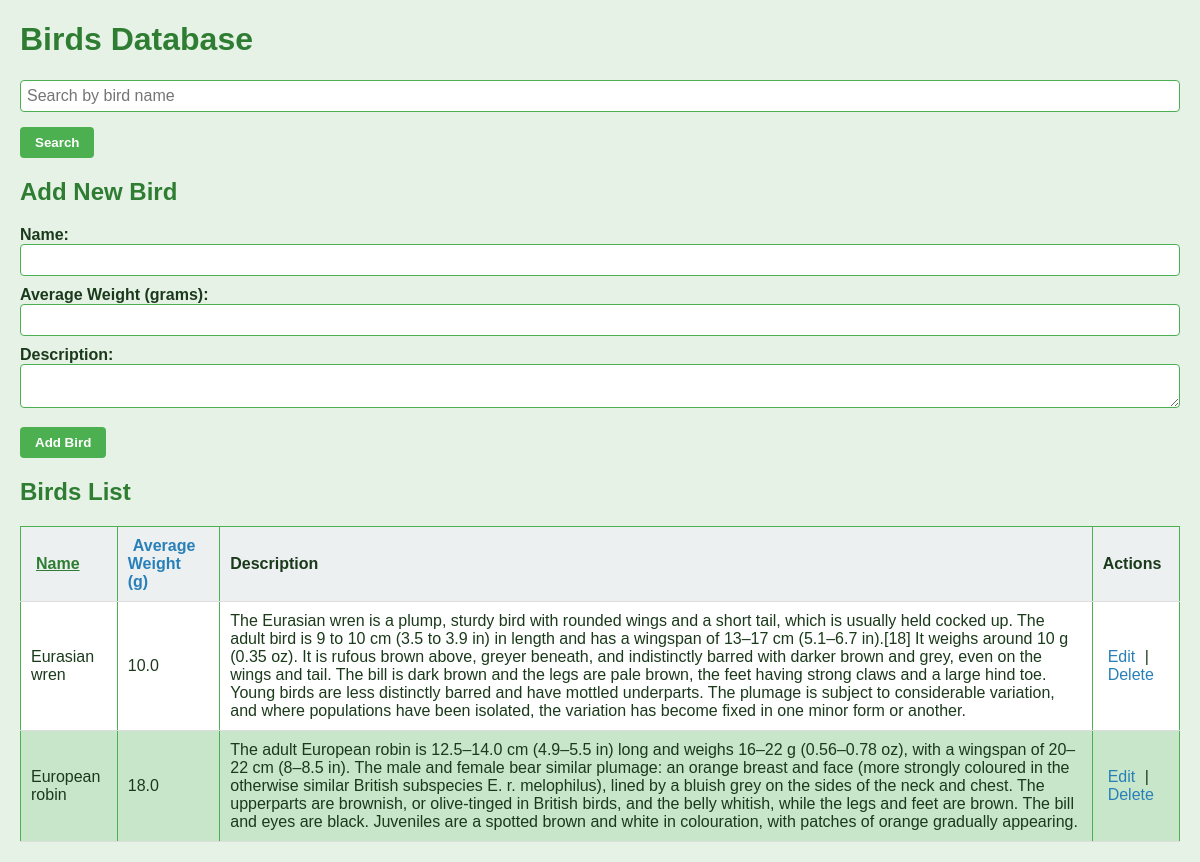
The page / on the database its author committed.
### tables this page shows
CREATE TABLE bird_descriptions (
    bird_id INTEGER PRIMARY KEY,
    description TEXT,
    FOREIGN KEY (bird_id) REFERENCES birds(id) ON DELETE CASCADE
);

CREATE TABLE birds (
    id INTEGER PRIMARY KEY AUTOINCREMENT,
    name TEXT NOT NULL,
    avg_weight REAL     -- average weight as a number (float)
);

### app.py (the view)
@app.route('/')
def index():
    search_query = request.args.get('q')
    sort = request.args.get('sort', 'name')  # default sort by name
    valid_sorts = {'name': 'b.name', 'avg_weight': 'b.avg_weight'}
    order_by = valid_sorts.get(sort, 'b.name')
    conn = get_db_connection()
    if search_query:
        birds = conn.execute(f'''
            SELECT b.id, b.name, b.avg_weight, d.description
            FROM birds b
            LEFT JOIN bird_descriptions d ON b.id = d.bird_id
            WHERE b.name LIKE ?
            ORDER BY {order_by} COLLATE NOCASE
        ''', (f'%{search_query}%',)).fetchall()
    else:
        birds = conn.execute(f'''
            SELECT b.id, b.name, b.avg_weight, d.description
            FROM birds b
            LEFT JOIN bird_descriptions d ON b.id = d.bird_id
            ORDER BY {order_by} COLLATE NOCASE
        ''').fetchall()
    conn.close()
    return render_template('index.html', birds=birds)

### app.py (called while the page is built)
def get_db_connection():
    conn = sqlite3.connect('database.db')
    conn.row_factory = sqlite3.Row
    return conn

### templates/index.html (shortened to what this page needs)
<!DOCTYPE html>
<html lang="en">
<head>
    <link rel="stylesheet" href="{{ url_for('static', filename='styles.css') }}" />
</head>
<body>
    <h1>Birds Database</h1>
    <form method="get" action="{{ url_for('index') }}">
        <input type="text" name="q" placeholder="Search by bird name" value="{{ request.args.get('q', '') }}" />
        <button type="submit">Search</button>
    </form>
    <h2>Add New Bird</h2>
    <form method="post" action="{{ url_for('add') }}">
        <label for="name">Name:</label>
        <input type="text" name="name" id="name" required />
        <label for="avg_weight">Average Weight (grams):</label>
        <input type="number" step="0.1" name="avg_weight" id="avg_weight" required />
        <label for="description">Description:</label>
        <textarea name="description" id="description"></textarea>
        <button type="submit">Add Bird</button>
    </form>
    <h2>Birds List</h2>
    <table>
        <thead>
            <tr>
                {% set current_sort = request.args.get('sort', 'name') %}
                <th>
                  <a href="{{ url_for('index', sort='name', q=request.args.get('q', '')) }}"
                     class="{{ 'active' if current_sort == 'name' else '' }}">Name</a>
                </th>
                <th>
                  <a href="{{ url_for('index', sort='avg_weight', q=request.args.get('q', '')) }}"
                     class="{{ 'active' if current_sort == 'avg_weight' else '' }}">Average Weight (g)</a>
                </th>
                <th>Description</th>
                <th>Actions</th>
            </tr>
        </thead>
        <tbody>
            {% for bird in birds %}
            <tr>
                <td>{{ bird['name'] }}</td>
                <td>{{ bird['avg_weight'] }}</td>
                <td>{{ bird['description'] or '' }}</td>
                <td>
                    <a href="{{ url_for('edit', id=bird['id']) }}">Edit</a> |
                    <a href="{{ url_for('delete', id=bird['id']) }}" onclick="return confirm('Are you sure?');">Delete</a>
                </td>
            </tr>
            {% else %}
            <tr><td colspan="4">No birds found.</td></tr>
            {% endfor %}
        </tbody>
    </table>
</body>
</html>

### static/styles.css (style rules this page uses)
body { font-family: Arial, sans-serif; background-color: #e6f2e6; color: #1b3a1b; margin: 20px; }
h1, h2 { color: #2e7d32; }
table { width: 100%; border-collapse: collapse; margin-top: 15px; }
table, th, td { border: 1px solid #4caf50; }
th, td { padding: 8px; text-align: left; }
th { background-color: #a5d6a7; color: #1b3a1b; }
tr:nth-child(even) { background-color: #c8e6c9; }
a { color: #2e7d32; text-decoration: none; }
button { background-color: #4caf50; border: none; color: white; padding: 8px 15px; cursor: pointer; border-radius: 4px; font-weight: bold; }
input[type="text"], input[type="number"], textarea { border: 1px solid #4caf50; border-radius: 4px; padding: 6px; width: 100%; box-sizing: border-box; font-size: 1em; color: #1b3a1b; }
form label { display: block; margin-top: 10px; font-weight: bold; }
form button { margin-top: 15px; }
table { width: 100%; border-collapse: collapse; background: white; margin-top: 20px; }
table th, table td { padding: 10px; text-align: left; border-bottom: 1px solid #ddd; }
table th { background-color: #ecf0f1; }
a { color: #2980b9; text-decoration: none; margin: 0 5px; }

### templates/index.html (style rules this page uses)
th a.active { text-decoration: underline; font-weight: bold; color: #2e7d32; }

### rows shown on the page
bird_descriptions: name "Eurasian wren", avg_weight "10.0", description "The Eurasian wren is a plump, sturdy bird with rounded wings and a short tail, which is usually held cocked up. The adult bird is 9 to 10 cm (3.5 to 3.9 in) in length and has a wingspan of 13–17 cm (5.1–6.7 in).[18] It weighs around 10 g (0.35 oz). It is rufous brown above, greyer beneath, and indistinctly barred with darker brown and grey, even on the wings and tail. The bill is dark brown and the legs are pale brown, the feet having strong claws and a large hind toe. Young birds are less distinctly barred and have mottled underparts. The plumage is subject to considerable variation, and where populations have been isolated, the variation has become fixed in one minor form or another."
bird_descriptions: name "European robin", avg_weight "18.0", description "The adult European robin is 12.5–14.0 cm (4.9–5.5 in) long and weighs 16–22 g (0.56–0.78 oz), with a wingspan of 20–22 cm (8–8.5 in). The male and female bear similar plumage: an orange breast and face (more strongly coloured in the otherwise similar British subspecies E. r. melophilus), lined by a bluish grey on the sides of the neck and chest. The upperparts are brownish, or olive-tinged in British birds, and the belly whitish, while the legs and feet are brown. The bill and eyes are black. Juveniles are a spotted brown and white in colouration, with patches of orange gradually appearing."
